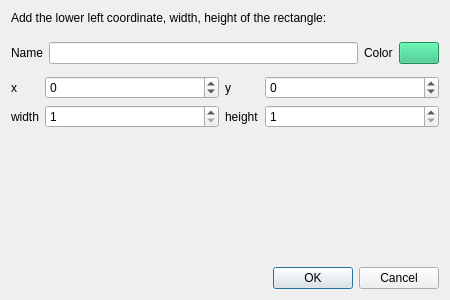
<?xml version="1.0" encoding="UTF-8"?>
<ui version="4.0">
 <class>Dialog</class>
 <widget class="QDialog" name="Dialog">
  <property name="windowModality">
   <enum>Qt::ApplicationModal</enum>
  </property>
  <property name="geometry">
   <rect>
    <x>0</x>
    <y>0</y>
    <width>450</width>
    <height>300</height>
   </rect>
  </property>
  <property name="sizePolicy">
   <sizepolicy hsizetype="Fixed" vsizetype="Fixed">
    <horstretch>0</horstretch>
    <verstretch>0</verstretch>
   </sizepolicy>
  </property>
  <property name="minimumSize">
   <size>
    <width>450</width>
    <height>300</height>
   </size>
  </property>
  <property name="maximumSize">
   <size>
    <width>450</width>
    <height>300</height>
   </size>
  </property>
  <property name="windowTitle">
   <string>Rectangle</string>
  </property>
  <layout class="QVBoxLayout" name="verticalLayout" stretch="0,0,0,100,0">
   <item>
    <widget class="QLabel" name="messageLabel">
     <property name="text">
      <string>Add the lower left coordinate, width, height of the rectangle:</string>
     </property>
    </widget>
   </item>
   <item>
    <layout class="QHBoxLayout" name="infoHorizontalLayout">
     <property name="topMargin">
      <number>11</number>
     </property>
     <item>
      <widget class="QLabel" name="nameLabel">
       <property name="text">
        <string>Name</string>
       </property>
      </widget>
     </item>
     <item>
      <widget class="QLineEdit" name="nameLineEdit"/>
     </item>
     <item>
      <widget class="QLabel" name="colorLabel">
       <property name="text">
        <string>Color</string>
       </property>
      </widget>
     </item>
     <item>
      <widget class="QPushButton" name="colorButton">
       <property name="styleSheet">
        <string notr="true">background-color: rgb(46, 194, 126);</string>
       </property>
       <property name="text">
        <string/>
       </property>
      </widget>
     </item>
    </layout>
   </item>
   <item>
    <layout class="QGridLayout" name="rectangleConfigurationGridLayout" columnstretch="0,100,0,100" columnminimumwidth="0,100,0,100">
     <property name="topMargin">
      <number>6</number>
     </property>
     <item row="0" column="0">
      <widget class="QLabel" name="xLabel">
       <property name="text">
        <string>x</string>
       </property>
      </widget>
     </item>
     <item row="0" column="1">
      <widget class="QSpinBox" name="xSpinBox">
       <property name="minimum">
        <number>-1000</number>
       </property>
       <property name="maximum">
        <number>1000</number>
       </property>
      </widget>
     </item>
     <item row="0" column="2">
      <widget class="QLabel" name="yLabel">
       <property name="text">
        <string>y</string>
       </property>
      </widget>
     </item>
     <item row="0" column="3">
      <widget class="QSpinBox" name="ySpinBox">
       <property name="minimum">
        <number>-1000</number>
       </property>
       <property name="maximum">
        <number>1000</number>
       </property>
      </widget>
     </item>
     <item row="1" column="0">
      <widget class="QLabel" name="widthLabel">
       <property name="text">
        <string>width</string>
       </property>
      </widget>
     </item>
     <item row="1" column="1">
      <widget class="QSpinBox" name="widhtSpinBox">
       <property name="minimum">
        <number>1</number>
       </property>
       <property name="maximum">
        <number>1000</number>
       </property>
      </widget>
     </item>
     <item row="1" column="2">
      <widget class="QLabel" name="heightLabel">
       <property name="text">
        <string>height</string>
       </property>
      </widget>
     </item>
     <item row="1" column="3">
      <widget class="QSpinBox" name="heightSpinBox">
       <property name="minimum">
        <number>1</number>
       </property>
       <property name="maximum">
        <number>1000</number>
       </property>
      </widget>
     </item>
    </layout>
   </item>
   <item>
    <widget class="QWidget" name="widget" native="true">
     <property name="minimumSize">
      <size>
       <width>0</width>
       <height>100</height>
      </size>
     </property>
    </widget>
   </item>
   <item>
    <widget class="QDialogButtonBox" name="buttonBox">
     <property name="orientation">
      <enum>Qt::Horizontal</enum>
     </property>
     <property name="standardButtons">
      <set>QDialogButtonBox::Cancel|QDialogButtonBox::Ok</set>
     </property>
    </widget>
   </item>
  </layout>
 </widget>
 <resources/>
 <connections>
  <connection>
   <sender>buttonBox</sender>
   <signal>accepted()</signal>
   <receiver>Dialog</receiver>
   <slot>accept()</slot>
   <hints>
    <hint type="sourcelabel">
     <x>248</x>
     <y>254</y>
    </hint>
    <hint type="destinationlabel">
     <x>157</x>
     <y>274</y>
    </hint>
   </hints>
  </connection>
  <connection>
   <sender>buttonBox</sender>
   <signal>rejected()</signal>
   <receiver>Dialog</receiver>
   <slot>reject()</slot>
   <hints>
    <hint type="sourcelabel">
     <x>316</x>
     <y>260</y>
    </hint>
    <hint type="destinationlabel">
     <x>286</x>
     <y>274</y>
    </hint>
   </hints>
  </connection>
 </connections>
</ui>
